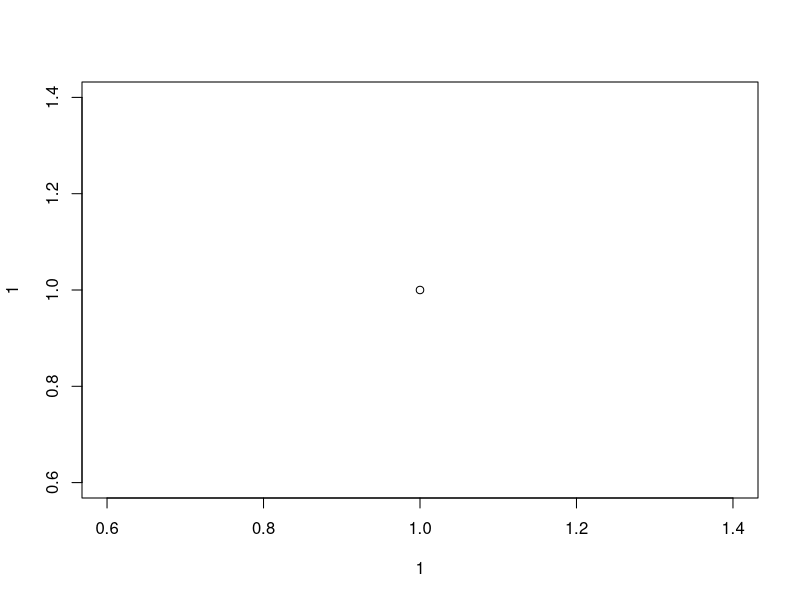
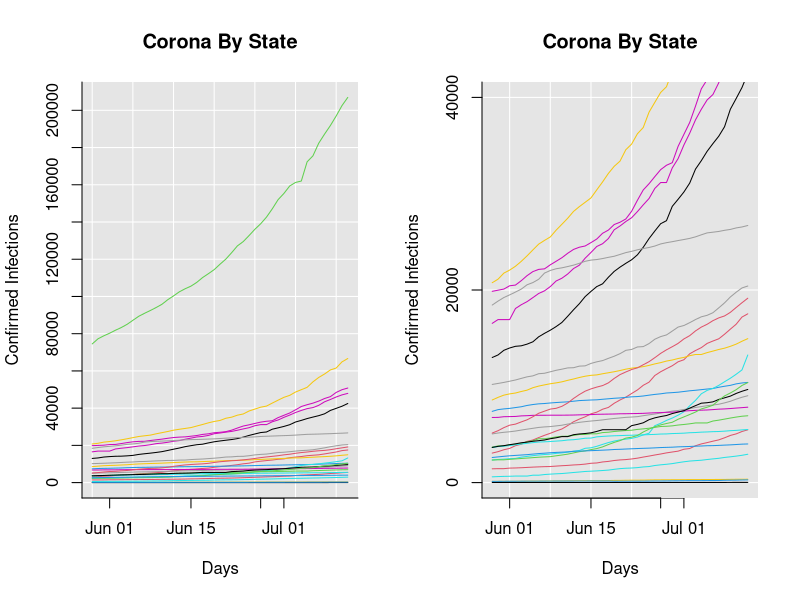

These figures' R source, in order:
rm(list = ls())

# Reading in data ---------------------------------------------------------
kiah.data <- read.csv("./Data/MarineJulyTrainingAnalysis.csv")
names(kiah.data)[8:dim(kiah.data)[2]] <- as.character(rev(seq(as.Date('2020-05-29'),as.Date('2020-07-12'),1)))
kiah.data <- kiah.data[,na.omit(match(c(names(kiah.data)[1:7], as.character(seq(as.Date('2020-05-29'),as.Date('2020-07-12'),1))), names(kiah.data)))]

# Examine by State --------------------------------------------------------
unq.states <- unique(kiah.data$State[order(kiah.data$State)])
state.data <- data.frame()
for(i in 1:length(unq.states)){
  tmp.data <- kiah.data[kiah.data$State == unq.states[i],]
  tmp.data[is.na(tmp.data)] <- 0
  for.out <- data.frame(
    as.character(unq.states[i]),
    as.Date(names(tmp.data)[c(8:dim(tmp.data)[2])]),
    sum(tmp.data$MarineCnts),
    apply(tmp.data[,c(8:dim(tmp.data)[2])], 2, sum)
  )
  names(for.out) <- c("state", "day", "marine.count", "virus.count")
  state.data <- rbind(state.data, for.out)
  print(paste0(100*round(i/length(unq.states), 4), "% - Combining States"))
}

plot(1,1); dev.off()
par(mfrow = c(1, 2))
plot(
  state.data$virus.count ~ as.Date(state.data$day),
  col = 'blue',
  type = 'n',
  bty = 'n',
  # xaxt = 'n',
  yaxt = 'n',
  xlab = "Days",
  ylab = "Confirmed Infections",
  main = "Corona By State"
)
rect(18400, -20000,184400, 1600000, col = "grey90")
x.lines <- seq(as.Date("2020-05-29"), as.Date("2020-07-12"), 7)
for(i in 1:length(x.lines)){abline(v = x.lines[i], col = "white")}
y.lines <- seq(-20000, 1600000, 20000)
for(i in 1:length(y.lines)){abline(h = y.lines[i], col = "white")}
axis(1, seq(18400, 184400, 40), rep(NA, 2))
axis(2, seq(-20000, 1600000, 20000))
for(i in 1:length(unq.states)){
  points(
    state.data$virus.count[state.data$state == unq.states[i]] ~ state.data$day[state.data$state == unq.states[i]],
    col = i,
    type = 'l'
  )
  print(paste0(100*round(i/length(unq.states), 4), "% - Plotting States"))
}


plot(
  state.data$virus.count ~ as.Date(state.data$day),
  col = 'blue',
  type = 'n',
  bty = 'n',
  # xaxt = 'n',
  yaxt = 'n',
  xlab = "Days",
  ylab = "Confirmed Infections",
  main = "Corona By State",
  ylim = c(0, 40000)
)
rect(18400, -20000,184400, 160000, col = "grey90")
x.lines <- seq(as.Date("2020-05-25"), as.Date("2020-06-22"), 7)
for(i in 1:length(x.lines)){abline(v = x.lines[i], col = "white")}
y.lines <- seq(-20000, 160000, 20000)
for(i in 1:length(y.lines)){abline(h = y.lines[i], col = "white")}
axis(1, seq(18400, 18440, 40), rep(NA, 2))
axis(2, seq(-20000, 160000, 20000))
for(i in 1:length(unq.states)){
  points(
    state.data$virus.count[state.data$state == unq.states[i]] ~ state.data$day[state.data$state == unq.states[i]],
    col = i,
    type = 'l'
  )
  print(paste0(100*round(i/length(unq.states), 4), "% - Combining States"))
}




# Examine by County -------------------------------------------------------



